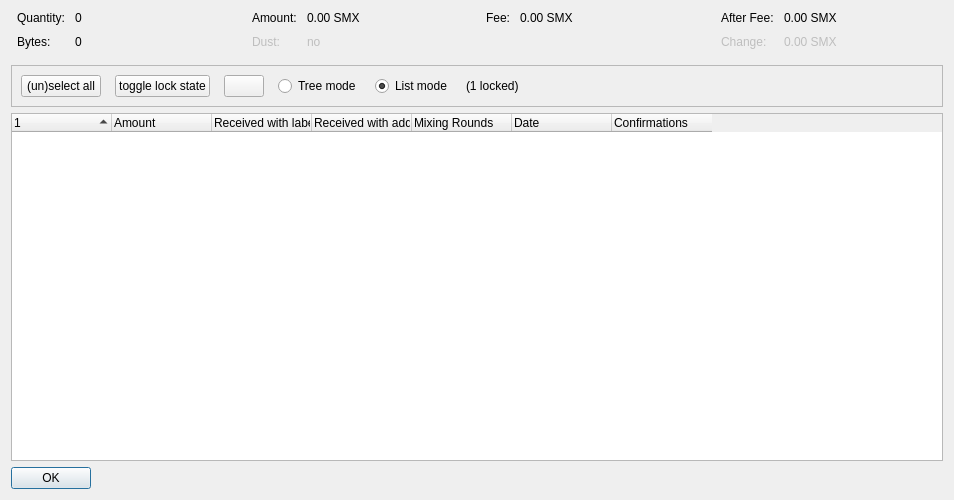
<?xml version="1.0" encoding="UTF-8"?>
<ui version="4.0">
 <class>CoinControlDialog</class>
 <widget class="QDialog" name="CoinControlDialog">
  <property name="geometry">
   <rect>
    <x>0</x>
    <y>0</y>
    <width>954</width>
    <height>500</height>
   </rect>
  </property>
  <property name="windowTitle">
   <string>Coin Selection</string>
  </property>
  <layout class="QVBoxLayout" name="verticalLayout">
   <item>
    <layout class="QHBoxLayout" name="horizontalLayoutTop" stretch="0,0,0,0">
     <property name="topMargin">
      <number>0</number>
     </property>
     <property name="bottomMargin">
      <number>10</number>
     </property>
     <item>
      <layout class="QFormLayout" name="formLayoutCoinControl1">
       <property name="horizontalSpacing">
        <number>10</number>
       </property>
       <property name="verticalSpacing">
        <number>10</number>
       </property>
       <property name="leftMargin">
        <number>6</number>
       </property>
       <property name="rightMargin">
        <number>6</number>
       </property>
       <item row="0" column="0">
        <widget class="QLabel" name="labelCoinControlQuantityText">
         <property name="text">
          <string>Quantity:</string>
         </property>
        </widget>
       </item>
       <item row="0" column="1">
        <widget class="QLabel" name="labelCoinControlQuantity">
         <property name="cursor">
          <cursorShape>IBeamCursor</cursorShape>
         </property>
         <property name="contextMenuPolicy">
          <enum>Qt::ActionsContextMenu</enum>
         </property>
         <property name="text">
          <string notr="true">0</string>
         </property>
         <property name="textInteractionFlags">
          <set>Qt::LinksAccessibleByMouse|Qt::TextSelectableByKeyboard|Qt::TextSelectableByMouse</set>
         </property>
        </widget>
       </item>
       <item row="1" column="0">
        <widget class="QLabel" name="labelCoinControlBytesText">
         <property name="text">
          <string>Bytes:</string>
         </property>
        </widget>
       </item>
       <item row="1" column="1">
        <widget class="QLabel" name="labelCoinControlBytes">
         <property name="cursor">
          <cursorShape>IBeamCursor</cursorShape>
         </property>
         <property name="contextMenuPolicy">
          <enum>Qt::ActionsContextMenu</enum>
         </property>
         <property name="text">
          <string notr="true">0</string>
         </property>
         <property name="textInteractionFlags">
          <set>Qt::LinksAccessibleByMouse|Qt::TextSelectableByKeyboard|Qt::TextSelectableByMouse</set>
         </property>
        </widget>
       </item>
      </layout>
     </item>
     <item>
      <layout class="QFormLayout" name="formLayoutCoinControl2">
       <property name="horizontalSpacing">
        <number>10</number>
       </property>
       <property name="verticalSpacing">
        <number>10</number>
       </property>
       <property name="leftMargin">
        <number>6</number>
       </property>
       <property name="rightMargin">
        <number>6</number>
       </property>
       <item row="0" column="0">
        <widget class="QLabel" name="labelCoinControlAmountText">
         <property name="text">
          <string>Amount:</string>
         </property>
        </widget>
       </item>
       <item row="0" column="1">
        <widget class="QLabel" name="labelCoinControlAmount">
         <property name="cursor">
          <cursorShape>IBeamCursor</cursorShape>
         </property>
         <property name="contextMenuPolicy">
          <enum>Qt::ActionsContextMenu</enum>
         </property>
         <property name="text">
          <string notr="true">0.00 SMX</string>
         </property>
         <property name="textInteractionFlags">
          <set>Qt::LinksAccessibleByMouse|Qt::TextSelectableByKeyboard|Qt::TextSelectableByMouse</set>
         </property>
        </widget>
       </item>
       <item row="1" column="0">
        <widget class="QLabel" name="labelCoinControlLowOutputText">
         <property name="enabled">
          <bool>false</bool>
         </property>
         <property name="text">
          <string>Dust:</string>
         </property>
        </widget>
       </item>
       <item row="1" column="1">
        <widget class="QLabel" name="labelCoinControlLowOutput">
         <property name="enabled">
          <bool>false</bool>
         </property>
         <property name="cursor">
          <cursorShape>IBeamCursor</cursorShape>
         </property>
         <property name="contextMenuPolicy">
          <enum>Qt::ActionsContextMenu</enum>
         </property>
         <property name="text">
          <string notr="true">no</string>
         </property>
         <property name="textInteractionFlags">
          <set>Qt::LinksAccessibleByMouse|Qt::TextSelectableByKeyboard|Qt::TextSelectableByMouse</set>
         </property>
        </widget>
       </item>
      </layout>
     </item>
     <item>
      <layout class="QFormLayout" name="formLayoutCoinControl3">
       <property name="horizontalSpacing">
        <number>10</number>
       </property>
       <property name="verticalSpacing">
        <number>10</number>
       </property>
       <property name="leftMargin">
        <number>6</number>
       </property>
       <property name="rightMargin">
        <number>6</number>
       </property>
       <item row="0" column="0">
        <widget class="QLabel" name="labelCoinControlFeeText">
         <property name="text">
          <string>Fee:</string>
         </property>
        </widget>
       </item>
       <item row="0" column="1">
        <widget class="QLabel" name="labelCoinControlFee">
         <property name="cursor">
          <cursorShape>IBeamCursor</cursorShape>
         </property>
         <property name="contextMenuPolicy">
          <enum>Qt::ActionsContextMenu</enum>
         </property>
         <property name="text">
          <string notr="true">0.00 SMX</string>
         </property>
         <property name="textInteractionFlags">
          <set>Qt::LinksAccessibleByMouse|Qt::TextSelectableByKeyboard|Qt::TextSelectableByMouse</set>
         </property>
        </widget>
       </item>
      </layout>
     </item>
     <item>
      <layout class="QFormLayout" name="formLayoutCoinControl4">
       <property name="horizontalSpacing">
        <number>10</number>
       </property>
       <property name="verticalSpacing">
        <number>10</number>
       </property>
       <property name="leftMargin">
        <number>6</number>
       </property>
       <property name="rightMargin">
        <number>6</number>
       </property>
       <item row="0" column="0">
        <widget class="QLabel" name="labelCoinControlAfterFeeText">
         <property name="text">
          <string>After Fee:</string>
         </property>
        </widget>
       </item>
       <item row="0" column="1">
        <widget class="QLabel" name="labelCoinControlAfterFee">
         <property name="cursor">
          <cursorShape>IBeamCursor</cursorShape>
         </property>
         <property name="contextMenuPolicy">
          <enum>Qt::ActionsContextMenu</enum>
         </property>
         <property name="text">
          <string notr="true">0.00 SMX</string>
         </property>
         <property name="textInteractionFlags">
          <set>Qt::LinksAccessibleByMouse|Qt::TextSelectableByKeyboard|Qt::TextSelectableByMouse</set>
         </property>
        </widget>
       </item>
       <item row="1" column="0">
        <widget class="QLabel" name="labelCoinControlChangeText">
         <property name="enabled">
          <bool>false</bool>
         </property>
         <property name="text">
          <string>Change:</string>
         </property>
        </widget>
       </item>
       <item row="1" column="1">
        <widget class="QLabel" name="labelCoinControlChange">
         <property name="enabled">
          <bool>false</bool>
         </property>
         <property name="cursor">
          <cursorShape>IBeamCursor</cursorShape>
         </property>
         <property name="contextMenuPolicy">
          <enum>Qt::ActionsContextMenu</enum>
         </property>
         <property name="text">
          <string notr="true">0.00 SMX</string>
         </property>
         <property name="textInteractionFlags">
          <set>Qt::LinksAccessibleByMouse|Qt::TextSelectableByKeyboard|Qt::TextSelectableByMouse</set>
         </property>
        </widget>
       </item>
      </layout>
     </item>
    </layout>
   </item>
   <item>
    <widget class="QFrame" name="frame">
     <property name="minimumSize">
      <size>
       <width>0</width>
       <height>40</height>
      </size>
     </property>
     <property name="frameShape">
      <enum>QFrame::StyledPanel</enum>
     </property>
     <property name="frameShadow">
      <enum>QFrame::Sunken</enum>
     </property>
     <layout class="QHBoxLayout" name="horizontalLayout">
      <item>
       <layout class="QHBoxLayout" name="horizontalLayoutPanel" stretch="0,0,0,0,0,0,0">
        <property name="spacing">
         <number>14</number>
        </property>
        <item>
         <widget class="QPushButton" name="pushButtonSelectAll">
          <property name="sizePolicy">
           <sizepolicy hsizetype="Maximum" vsizetype="Fixed">
            <horstretch>0</horstretch>
            <verstretch>0</verstretch>
           </sizepolicy>
          </property>
          <property name="text">
           <string>(un)select all</string>
          </property>
          <property name="autoDefault">
           <bool>false</bool>
          </property>
         </widget>
        </item>
        <item>
         <widget class="QPushButton" name="pushButtonToggleLock">
          <property name="sizePolicy">
           <sizepolicy hsizetype="Maximum" vsizetype="Fixed">
            <horstretch>0</horstretch>
            <verstretch>0</verstretch>
           </sizepolicy>
          </property>
          <property name="text">
           <string>toggle lock state</string>
          </property>
          <property name="autoDefault">
           <bool>false</bool>
          </property>
         </widget>
        </item>
        <item>
         <widget class="QPushButton" name="hideButton">
          <property name="sizePolicy">
           <sizepolicy hsizetype="Maximum" vsizetype="Fixed">
            <horstretch>0</horstretch>
            <verstretch>0</verstretch>
           </sizepolicy>
          </property>
          <property name="text">
           <string/>
          </property>
          <property name="autoDefault">
           <bool>false</bool>
          </property>
         </widget>
        </item>
        <item>
         <widget class="QRadioButton" name="radioTreeMode">
          <property name="sizePolicy">
           <sizepolicy hsizetype="Maximum" vsizetype="Fixed">
            <horstretch>0</horstretch>
            <verstretch>0</verstretch>
           </sizepolicy>
          </property>
          <property name="text">
           <string>Tree mode</string>
          </property>
         </widget>
        </item>
        <item>
         <widget class="QRadioButton" name="radioListMode">
          <property name="sizePolicy">
           <sizepolicy hsizetype="Maximum" vsizetype="Fixed">
            <horstretch>0</horstretch>
            <verstretch>0</verstretch>
           </sizepolicy>
          </property>
          <property name="text">
           <string>List mode</string>
          </property>
          <property name="checked">
           <bool>true</bool>
          </property>
         </widget>
        </item>
        <item>
         <widget class="QLabel" name="labelLocked">
          <property name="text">
           <string>(1 locked)</string>
          </property>
         </widget>
        </item>
        <item>
         <spacer name="horizontalSpacer">
          <property name="orientation">
           <enum>Qt::Horizontal</enum>
          </property>
          <property name="sizeHint" stdset="0">
           <size>
            <width>40</width>
            <height>20</height>
           </size>
          </property>
         </spacer>
        </item>
       </layout>
      </item>
     </layout>
    </widget>
   </item>
   <item>
    <widget class="CoinControlTreeWidget" name="treeWidget">
     <property name="contextMenuPolicy">
      <enum>Qt::CustomContextMenu</enum>
     </property>
     <property name="sortingEnabled">
      <bool>false</bool>
     </property>
     <property name="columnCount">
      <number>7</number>
     </property>
     <attribute name="headerShowSortIndicator" stdset="0">
      <bool>true</bool>
     </attribute>
     <attribute name="headerStretchLastSection">
      <bool>false</bool>
     </attribute>
     <column>
      <property name="text">
       <string/>
      </property>
     </column>
     <column>
      <property name="text">
       <string>Amount</string>
      </property>
     </column>
     <column>
      <property name="text">
       <string>Received with label</string>
      </property>
     </column>
     <column>
      <property name="text">
       <string>Received with address</string>
      </property>
     </column>
     <column>
      <property name="text">
       <string>Mixing Rounds</string>
      </property>
     </column>
     <column>
      <property name="text">
       <string>Date</string>
      </property>
     </column>
     <column>
      <property name="text">
       <string>Confirmations</string>
      </property>
      <property name="toolTip">
       <string>Confirmed</string>
      </property>
     </column>
    </widget>
   </item>
   <item>
    <widget class="QDialogButtonBox" name="buttonBox">
     <property name="sizePolicy">
      <sizepolicy hsizetype="Maximum" vsizetype="Fixed">
       <horstretch>0</horstretch>
       <verstretch>0</verstretch>
      </sizepolicy>
     </property>
     <property name="orientation">
      <enum>Qt::Horizontal</enum>
     </property>
     <property name="standardButtons">
      <set>QDialogButtonBox::Ok</set>
     </property>
    </widget>
   </item>
  </layout>
 </widget>
 <customwidgets>
  <customwidget>
   <class>CoinControlTreeWidget</class>
   <extends>QTreeWidget</extends>
   <header>qt/coincontroltreewidget.h</header>
  </customwidget>
 </customwidgets>
 <resources/>
 <connections/>
</ui>
